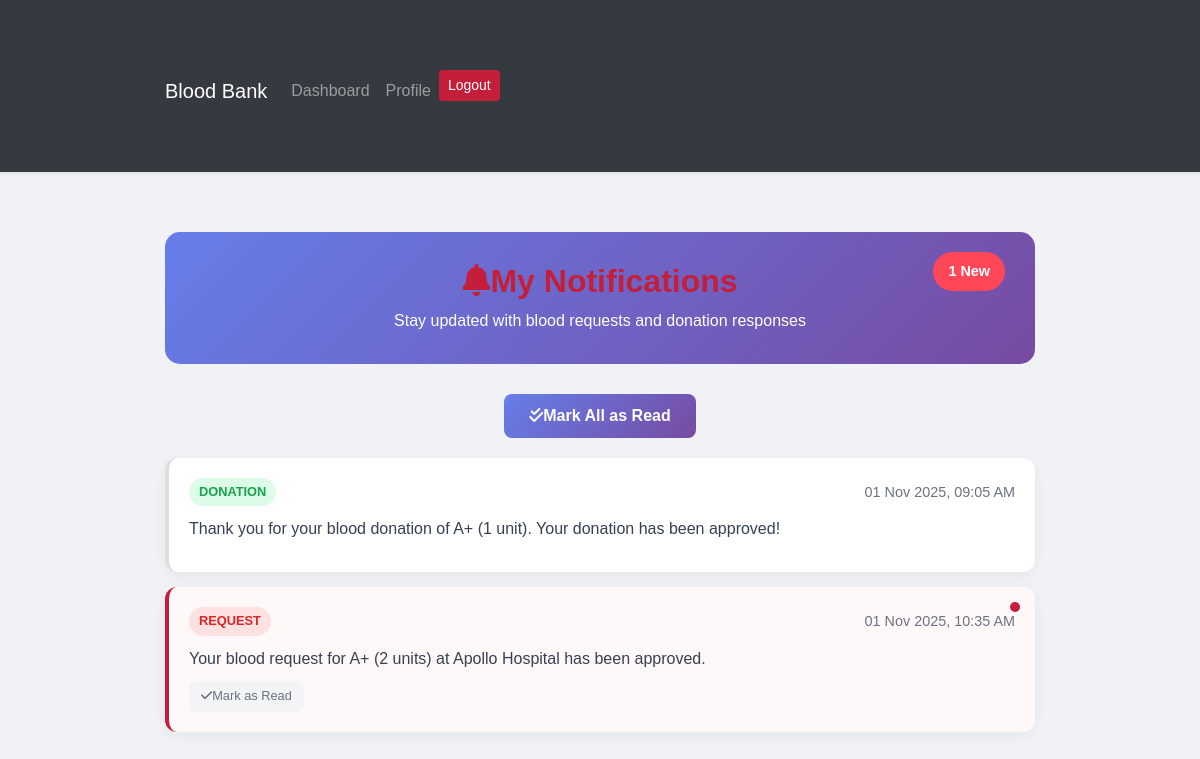
/user/notifications.php (signed in), run on the app's committed database.
### tables this page shows
CREATE TABLE `notifications` (
  `id` int(11) NOT NULL AUTO_INCREMENT,
  `user_id` int(11) DEFAULT NULL,
  `message` varchar(255) NOT NULL,
  `type` enum('user','hospital','donation','request','system') DEFAULT 'system',
  `status` enum('unread','read') DEFAULT 'unread',
  `created_at` timestamp NOT NULL DEFAULT current_timestamp(),
  PRIMARY KEY (`id`),
  KEY `user_id` (`user_id`),
  KEY `idx_status` (`status`),
  KEY `idx_type` (`type`),
  CONSTRAINT `notifications_ibfk_1` FOREIGN KEY (`user_id`) REFERENCES `users` (`user_id`) ON DELETE SET NULL
);

### user/notifications.php (the view, shortened to what this page needs)
<?php
include_once "../includes/db.php";
$user_id = $_SESSION['user_id'];
$notifications_query = "SELECT * FROM notifications WHERE user_id = ? ORDER BY id DESC LIMIT 50";
$stmt = $conn->prepare($notifications_query);
$stmt->bind_param("i", $user_id);
$stmt->execute();
$notifications = $stmt->get_result();
$unread_query = "SELECT COUNT(*) as unread_count FROM notifications WHERE user_id = ? AND status = 'unread'";
$unread_stmt = $conn->prepare($unread_query);
$unread_stmt->bind_param("i", $user_id);
$unread_stmt->execute();
$unread_count = $unread_stmt->get_result()->fetch_assoc()['unread_count'];
?>
<!DOCTYPE html>
<html lang="en">
<head>
    <?php include "head.php"; ?>
    <link rel="stylesheet" href="../assets/css/bootstrap.min.css">
    <link rel="stylesheet" href="../assets/css/user.css">
    <link rel="stylesheet" href="https://cdnjs.cloudflare.com/ajax/libs/font-awesome/6.5.0/css/all.min.css">
</head>
<body>
    <?php include "header.php"; ?>
    <div class="container">
        <div class="page-header">
            <h2><i class="fas fa-bell me-3"></i>My Notifications</h2>
            <p class="mb-0">Stay updated with blood requests and donation responses</p>
            <?php if ($unread_count > 0): ?>
                <div class="unread-badge">
                    <?= $unread_count ?> New
                </div>
            <?php endif; ?>
        </div>
        <?php if ($unread_count > 0): ?>
            <div class="action-buttons">
                <form method="POST" style="display: inline;">
                    <button type="submit" name="mark_all_read" class="btn btn-mark-all">
                        <i class="fas fa-check-double me-2"></i>Mark All as Read
                    </button>
                </form>
            </div>
        <?php endif; ?>
        <?php if ($notifications->num_rows > 0): ?>
            <?php while ($notification = $notifications->fetch_assoc()): ?>
                <div class="notification-card <?= $notification['status'] == 'unread' ? 'unread' : '' ?>">
                    <?php if ($notification['status'] == 'unread'): ?>
                        <div class="unread-indicator"></div>
                    <?php endif; ?>
                    <div class="notification-header">
                        <span class="notification-type type-<?= htmlspecialchars($notification['type']) ?>">
                            <?= htmlspecialchars($notification['type']) ?>
                        </span>
                        <span class="notification-time">
                            <?= date('d M Y, h:i A', strtotime($notification['created_at'] ?? 'now')) ?>
                        </span>
                    </div>
                    <div class="notification-message">
                        <?= htmlspecialchars($notification['message']) ?>
                    </div>
                    <?php if ($notification['status'] == 'unread'): ?>
                        <div class="notification-actions">
                            <a href="?mark_read=<?= $notification['id'] ?>" class="mark-read-btn">
                                <i class="fas fa-check me-1"></i>Mark as Read
                            </a>
                        </div>
                    <?php endif; ?>
                </div>
            <?php endwhile; ?>
        <?php endif; ?>
    </div>
</body>
</html>

### assets/css/style.css (style rules this page uses)
body, html { height: 100%; margin: 0; font-family: 'Segoe UI', Tahoma, Geneva, Verdana, sans-serif; }
a { text-decoration: none; }
input, select, textarea, button { outline: none !important; }
:root { --brand-red: #C41E3A; --brand-blue: #2C5F8B; --light-bg: #f9f9f9; --dark-text: #333; --radius-lg: 12px; --shadow-soft: 0 4px 10px rgba(0,0,0,0.08); }
body { font-family: "Segoe UI", Roboto, sans-serif; color: var(--dark-text); background: var(--light-bg); line-height: 1.6; }

### user/css/user.css (style rules this page uses)
body { font-family: 'Poppins', sans-serif; background-color: #f0f2f5; margin: 0; padding: 0; color: #333; }
.container { margin-top: 60px; margin-bottom: 50px; }
h1, h2, h3, h4, h5 { font-weight: 700; color: #C41E3A; }

### user/notifications.php (style rules this page uses)
body { background-color: #f0f2f5; font-family: 'Poppins', sans-serif; }
.container { margin-top: 60px; max-width: 900px; }
.page-header { background: linear-gradient(135deg, #667eea 0%, #764ba2 100%); color: white; padding: 30px; border-radius: 15px; margin-bottom: 30px; text-align: center; position: relative; }
.unread-badge { position: absolute; top: 20px; right: 30px; background: #ff4757; color: white; border-radius: 20px; padding: 8px 15px; font-size: 0.9em; font-weight: 600; }
.notification-card { background: #fff; border-radius: 12px; padding: 20px; margin-bottom: 15px; border-left: 4px solid #ddd; box-shadow: 0 4px 15px rgba(0, 0, 0, 0.05); transition: all 0.3s; position: relative; }
.notification-card.unread { border-left-color: #C41E3A; background: #fff8f8; }
.notification-header { display: flex; justify-content: space-between; align-items: center; margin-bottom: 10px; }
.notification-type { font-size: 0.8em; padding: 4px 10px; border-radius: 15px; font-weight: 600; text-transform: uppercase; }
.type-request { background: #fee2e2; color: #dc2626; }
.type-donation { background: #dcfce7; color: #16a34a; }
.notification-time { color: #6b7280; font-size: 0.9em; }
.notification-message { color: #374151; line-height: 1.6; margin-bottom: 10px; }
.notification-actions { display: flex; gap: 10px; align-items: center; }
.mark-read-btn { background: #f3f4f6; border: none; color: #6b7280; padding: 5px 12px; border-radius: 6px; font-size: 0.8em; transition: 0.3s; }
.unread-indicator { position: absolute; top: 15px; right: 15px; width: 10px; height: 10px; background: #C41E3A; border-radius: 50%; }
.action-buttons { margin-bottom: 20px; text-align: center; }
.btn-mark-all { background: linear-gradient(135deg, #667eea, #764ba2); border: none; color: white; padding: 10px 25px; border-radius: 8px; font-weight: 600; }

### data on the page
notifications: type "DONATION", created_at "01 Nov 2025, 09:05 AM", message "Thank you for your blood donation of A+ (1 unit). Your donation has been approved!"
notifications: status "unread" (drawn), type "REQUEST", created_at "01 Nov 2025, 10:35 AM", message "Your blood request for A+ (2 units) at Apollo Hospital has been approved."

### other printed values
$unread_count "1"
